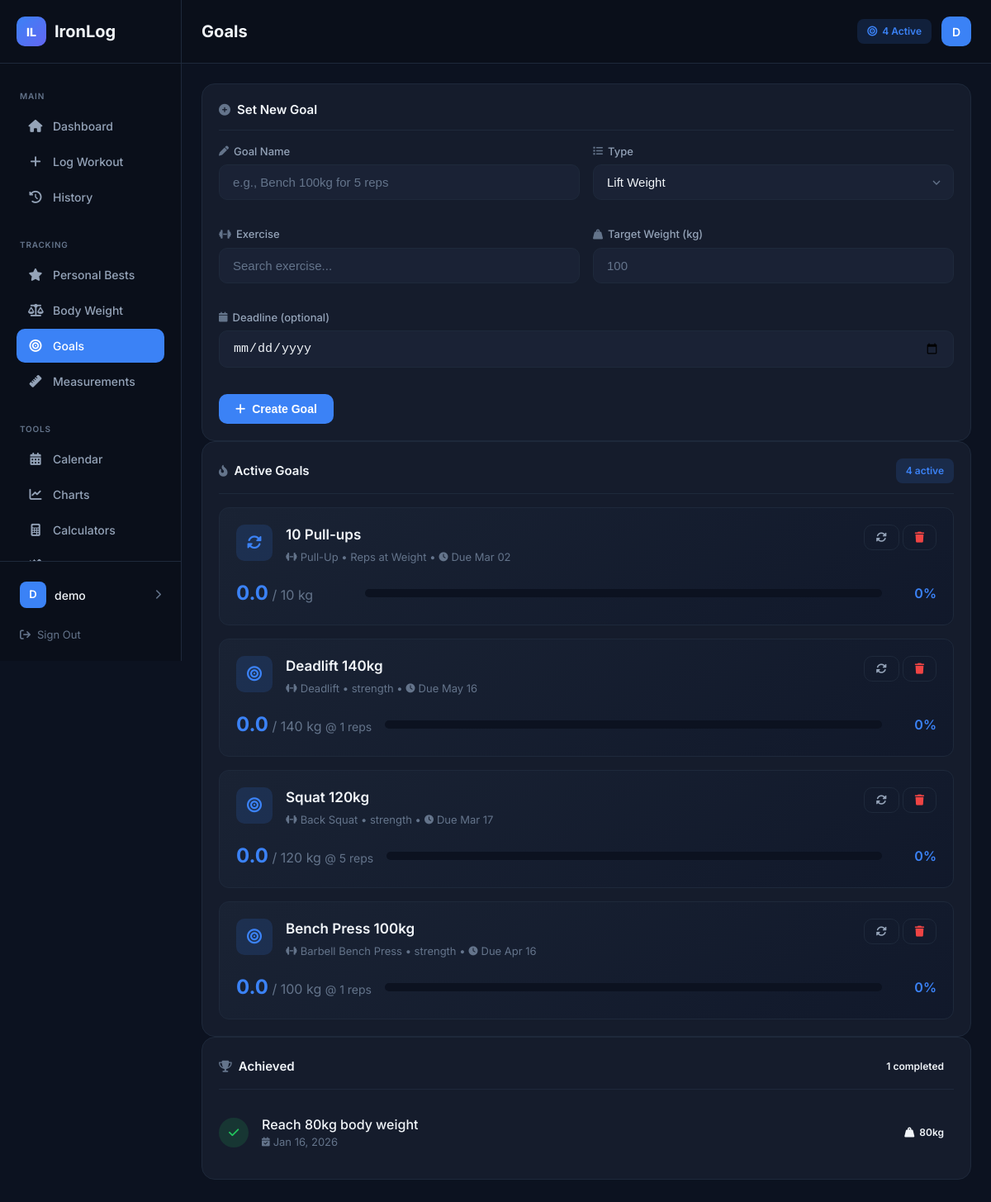
Screenshot of /goals/ (signed in) with the database file from the repository.
### workouts/models.py (models this page shows, shortened)
class Goal(models.Model):
    GOAL_TYPES = [
        ('weight', 'Lift Weight'),
        ('reps', 'Reps at Weight'),
        ('bodyweight', 'Body Weight'),
        ('volume', 'Weekly Volume'),
    ]
    STATUS_CHOICES = [
        ('active', 'Active'),
        ('achieved', 'Achieved'),
        ('abandoned', 'Abandoned'),
    ]
    user = models.ForeignKey(User, on_delete=models.CASCADE, null=True, blank=True)
    name = models.CharField(max_length=100)
    goal_type = models.CharField(max_length=20, choices=GOAL_TYPES)
    exercise = models.ForeignKey(Exercise, on_delete=models.CASCADE, null=True, blank=True)
    target_value = models.DecimalField(max_digits=8, decimal_places=2)
    target_reps = models.PositiveIntegerField(null=True, blank=True)
    current_value = models.DecimalField(max_digits=8, decimal_places=2, default=0)
    deadline = models.DateField(null=True, blank=True)
    status = models.CharField(max_length=20, choices=STATUS_CHOICES, default='active')
    created_at = models.DateTimeField(auto_now_add=True)
    achieved_at = models.DateTimeField(null=True, blank=True)
    class Meta:
        ordering = ['-created_at']
    def get_progress_percent(self):
        if not self.target_value or self.target_value == 0:
            return 0
        try:
            return min(100, int((float(self.current_value) / float(self.target_value)) * 100))
        except (ValueError, TypeError):
            return 0

class Exercise(models.Model):
    MUSCLE_GROUPS = [
        ('chest', 'Chest'),
        ('back', 'Back'),
        ('shoulders', 'Shoulders'),
        ('legs', 'Legs'),
        ('biceps', 'Biceps'),
        ('triceps', 'Triceps'),
        ('core', 'Core'),
        ('cardio', 'Cardio'),
        ('glutes', 'Glutes'),
        ('forearms', 'Forearms'),
        ('calves', 'Calves'),
        ('traps', 'Traps'),
    ]
    name = models.CharField(max_length=100)
    muscle_group = models.CharField(max_length=20, choices=MUSCLE_GROUPS)
    equipment = models.CharField(max_length=50, blank=True, default='')
    description = models.TextField(blank=True, default='')
    instructions = models.TextField(blank=True, default='')  # Store as JSON list
    user = models.ForeignKey(User, on_delete=models.CASCADE, null=True, blank=True)  # null = shared exercise
    class Meta:
        ordering = ['muscle_group', 'name']

### workouts/views.py (the view, shortened to what this page needs)
# urls.py: path('goals/', views.GoalsView.as_view(), name='goals'),
class GoalsView(LoginRequiredMixin, View):
    def get(self, request):
        user = request.user
        active_goals = Goal.objects.filter(user=user, status='active')
        achieved_goals = Goal.objects.filter(user=user, status='achieved')[:10]
        exercises = Exercise.objects.filter(Q(user=user) | Q(user__isnull=True))
        context = {
            'active_goals': active_goals,
            'achieved_goals': achieved_goals,
            'exercises': exercises,
            'goal_types': Goal.GOAL_TYPES,
            'today': timezone.now().date(),
        }
        return render(request, 'workouts/goals.html', context)

### templates/workouts/goals.html (shortened to what this page needs)
{% extends 'base.html' %}
{% block page_title %}Goals{% endblock %}
{% block header_actions %}
<span class="badge badge-primary"><i class="fa-solid fa-bullseye"></i> {{ active_goals|length }} Active</span>
{% endblock %}
{% block content %}
<div class="card">
    <div class="card-header">
        <h2 class="card-title"><i class="fa-solid fa-plus-circle"></i> Set New Goal</h2>
    </div>
    <form method="post" id="goal-form">
        <div class="goal-form-grid">
            <div class="form-group">
                <label class="form-label"><i class="fa-solid fa-pen"></i> Goal Name</label>
                <input type="text" name="name" class="form-control" placeholder="e.g., Bench 100kg for 5 reps" required>
            </div>
            <div class="form-group">
                <label class="form-label"><i class="fa-solid fa-list"></i> Type</label>
                <select name="goal_type" class="form-control" id="goal-type" required>
                    {% for value, label in goal_types %}
                    <option value="{{ value }}">{{ label }}</option>
                    {% endfor %}
                </select>
            </div>
        </div>
        <div class="goal-form-grid" id="exercise-row">
            <div class="form-group">
                <label class="form-label"><i class="fa-solid fa-dumbbell"></i> Exercise</label>
                <div class="autocomplete-wrapper">
                    <input type="text"
                           id="exercise-search"
                           class="form-control"
                           placeholder="Search exercise..."
                           autocomplete="off">
                </div>
            </div>
            <div class="form-group">
                <label class="form-label"><i class="fa-solid fa-weight-hanging"></i> Target Weight (kg)</label>
                <input type="number" name="target_value" class="form-control" step="0.5" min="0" placeholder="100" required>
            </div>
        </div>
        <div class="goal-form-grid">
            <div class="form-group">
                <label class="form-label"><i class="fa-solid fa-calendar"></i> Deadline (optional)</label>
                <input type="date" name="deadline" class="form-control">
            </div>
        </div>
        <button type="submit" class="btn btn-primary"><i class="fa-solid fa-plus"></i> Create Goal</button>
    </form>
</div>
<div class="card">
    <div class="card-header">
        <h2 class="card-title"><i class="fa-solid fa-fire-flame-curved"></i> Active Goals</h2>
        <span class="badge badge-primary">{{ active_goals|length }} active</span>
    </div>
    {% if active_goals %}
    <div class="goals-list">
        {% for goal in active_goals %}
        <div class="goal-card">
            <div class="goal-header">
                <div class="goal-icon">
                    {% if goal.goal_type == 'weight' %}
                    <i class="fa-solid fa-weight-hanging"></i>
                    {% elif goal.goal_type == 'reps' %}
                    <i class="fa-solid fa-rotate"></i>
                    {% elif goal.goal_type == 'volume' %}
                    <i class="fa-solid fa-chart-simple"></i>
                    {% else %}
                    <i class="fa-solid fa-bullseye"></i>
                    {% endif %}
                </div>
                <div class="goal-info">
                    <h3 class="goal-name">{{ goal.name }}</h3>
                    <div class="goal-meta">
                        {% if goal.exercise %}<i class="fa-solid fa-dumbbell"></i> {{ goal.exercise.name }} • {% endif %}
                        {{ goal.get_goal_type_display }}
                        {% if goal.deadline %} • <i class="fa-solid fa-clock"></i> Due {{ goal.deadline|date:"M d" }}{% endif %}
                    </div>
                </div>
                <div class="goal-actions">
                    <form method="post" action="{% url 'update_goal' goal.id %}" style="display: inline;">
                        <button type="submit" class="btn btn-ghost btn-sm" title="Refresh"><i class="fa-solid fa-rotate"></i></button>
                    </form>
                    <form method="post" action="{% url 'delete_goal' goal.id %}" style="display: inline;">
                        <button type="submit" class="btn btn-ghost btn-sm btn-danger" onclick="return confirm('Delete?')" title="Delete"><i class="fa-solid fa-trash"></i></button>
                    </form>
                </div>
            </div>
            <div class="goal-progress">
                <div class="goal-values">
                    <span class="goal-current">{{ goal.current_value|floatformat:1 }}</span>
                    <span class="goal-target">/ {{ goal.target_value|floatformat:0 }} kg</span>
                    {% if goal.target_reps %}
                    <span class="goal-reps">@ {{ goal.target_reps }} reps</span>
                    {% endif %}
                </div>
                <div class="progress-bar-wrap">
                </div>
                <span class="goal-percent">{{ goal.get_progress_percent }}%</span>
            </div>
        </div>
        {% endfor %}
    </div>
    {% else %}
    <div class="empty-state">
        <div class="empty-state-icon"><i class="fa-solid fa-bullseye"></i></div>
        <h3>No active goals</h3>
        <p>Set a goal above to start tracking!</p>
    </div>
    {% endif %}
</div>
{% if achieved_goals %}
<div class="card">
    <div class="card-header">
        <h2 class="card-title"><i class="fa-solid fa-trophy"></i> Achieved</h2>
        <span class="badge badge-success">{{ achieved_goals|length }} completed</span>
    </div>
    <div class="achieved-list">
        {% for goal in achieved_goals %}
        <div class="achieved-item">
            <span class="achieved-icon"><i class="fa-solid fa-check"></i></span>
            <div class="achieved-info">
                <span class="achieved-name">{{ goal.name }}</span>
                <span class="achieved-date"><i class="fa-solid fa-calendar-check"></i> {{ goal.achieved_at|date:"M d, Y" }}</span>
            </div>
            <span class="badge badge-success"><i class="fa-solid fa-weight-hanging"></i> {{ goal.target_value|floatformat:0 }}kg</span>
        </div>
        {% endfor %}
    </div>
</div>
{% endif %}
{% endblock %}

### templates/base.html (shortened to what this page needs)
<!DOCTYPE html>
<html lang="en">
<head>
    <link rel="stylesheet" href="https://cdnjs.cloudflare.com/ajax/libs/font-awesome/6.5.1/css/all.min.css">
</head>
<body>
    <div class="app">
        <aside class="sidebar" id="sidebar">
            <div class="sidebar-header">
                <a href="{% url 'dashboard' %}" class="logo">
                    <span class="logo-icon">IL</span>
                    <span class="logo-text">IronLog</span>
                </a>
            </div>
            <nav class="sidebar-nav">
                <div class="nav-section">
                    <div class="nav-label">Main</div>
                    <a href="{% url 'dashboard' %}" class="nav-item {% if request.path == '/' %}active{% endif %}">
                        <i class="fa-solid fa-house"></i> Dashboard
                    </a>
                    <a href="{% url 'log_workout' %}" class="nav-item {% if 'log' in request.path %}active{% endif %}">
                        <i class="fa-solid fa-plus"></i> Log Workout
                    </a>
                    <a href="{% url 'history' %}" class="nav-item {% if 'history' in request.path %}active{% endif %}">
                        <i class="fa-solid fa-clock-rotate-left"></i> History
                    </a>
                </div>
                <div class="nav-section">
                    <div class="nav-label">Tracking</div>
                    <a href="{% url 'personal_bests' %}" class="nav-item {% if 'personal-bests' in request.path %}active{% endif %}">
                        <i class="fa-solid fa-star"></i> Personal Bests
                    </a>
                    <a href="{% url 'bodyweight' %}" class="nav-item {% if 'bodyweight' in request.path %}active{% endif %}">
                        <i class="fa-solid fa-scale-balanced"></i> Body Weight
                    </a>
                    <a href="{% url 'goals' %}" class="nav-item {% if 'goals' in request.path %}active{% endif %}">
                        <i class="fa-solid fa-bullseye"></i> Goals
                    </a>
                    <a href="{% url 'measurements' %}" class="nav-item {% if 'measurements' in request.path %}active{% endif %}">
                        <i class="fa-solid fa-ruler"></i> Measurements
                    </a>
                </div>
                <div class="nav-section">
                    <div class="nav-label">Tools</div>
                    <a href="{% url 'calendar' %}" class="nav-item {% if 'calendar' in request.path %}active{% endif %}">
                        <i class="fa-solid fa-calendar-days"></i> Calendar
                    </a>
                    <a href="{% url 'charts' %}" class="nav-item {% if 'charts' in request.path %}active{% endif %}">
                        <i class="fa-solid fa-chart-line"></i> Charts
                    </a>
                    <a href="{% url 'calculator' %}" class="nav-item {% if 'calculator' in request.path %}active{% endif %}">
                        <i class="fa-solid fa-calculator"></i> Calculators
                    </a>
                    <a href="{% url 'recommendations' %}" class="nav-item {% if 'recommendations' in request.path %}active{% endif %}">
                        <i class="fa-solid fa-wand-magic-sparkles"></i> Recommendations
                    </a>
                </div>
            </nav>
            <div class="sidebar-footer">
                {% if user.is_authenticated %}
                <a href="{% url 'profile' %}" class="user-info" title="View profile">
                    <div class="user-avatar">{{ user.username|slice:":1"|upper }}</div>
                    <span class="user-name">{{ user.username }}</span>
                    <i class="fa-solid fa-chevron-right" style="color: var(--text-muted); font-size: 0.75rem;"></i>
                </a>
                <form method="post" action="{% url 'logout' %}" style="margin: 0;">
                    <button type="submit" class="logout-link">
                        <i class="fa-solid fa-arrow-right-from-bracket"></i> Sign Out
                    </button>
                </form>
                {% endif %}
            </div>
        </aside>
        <main class="main">
            <header class="header">
                <div style="display: flex; align-items: center; gap: 0.75rem;">
                    <h1 class="header-title">{% block page_title %}Dashboard{% endblock %}</h1>
                </div>
                <div class="header-actions">
                    {% block header_actions %}{% endblock %}
                    {% if user.is_authenticated %}
                    <div class="header-user" title="{{ user.username }}">{{ user.username|slice:":1"|upper }}</div>
                    {% endif %}
                </div>
            </header>
            <div class="content">
                {% block content %}{% endblock %}
            </div>
        </main>
    </div>
</body>
</html>

### rows the page displays
Goal: name "10 Pull-ups", exercise.name "Pull-Up", goal_type "Reps at Weight", deadline "Mar 02", current_value "0.0", target_value "10", get_progress_percent "0"
Goal: name "Deadlift 140kg", exercise.name "Deadlift", goal_type "strength", deadline "May 16", current_value "0.0", target_value "140", target_reps "1", get_progress_percent "0"
Goal: name "Squat 120kg", exercise.name "Back Squat", goal_type "strength", deadline "Mar 17", current_value "0.0", target_value "120", target_reps "5", get_progress_percent "0"
Goal: name "Bench Press 100kg", exercise.name "Barbell Bench Press", goal_type "strength", deadline "Apr 16", current_value "0.0", target_value "100", target_reps "1", get_progress_percent "0"
Goal: name "Reach 80kg body weight", achieved_at "Jan 16, 2026", target_value "80"

### other values shown
{{ user.username|slice:":1"|upper }} "D"
{{ user.username }} "demo"
{{ active_goals|length }} "4"
{{ achieved_goals|length }} "1"
form field goal_type "Lift Weight"
